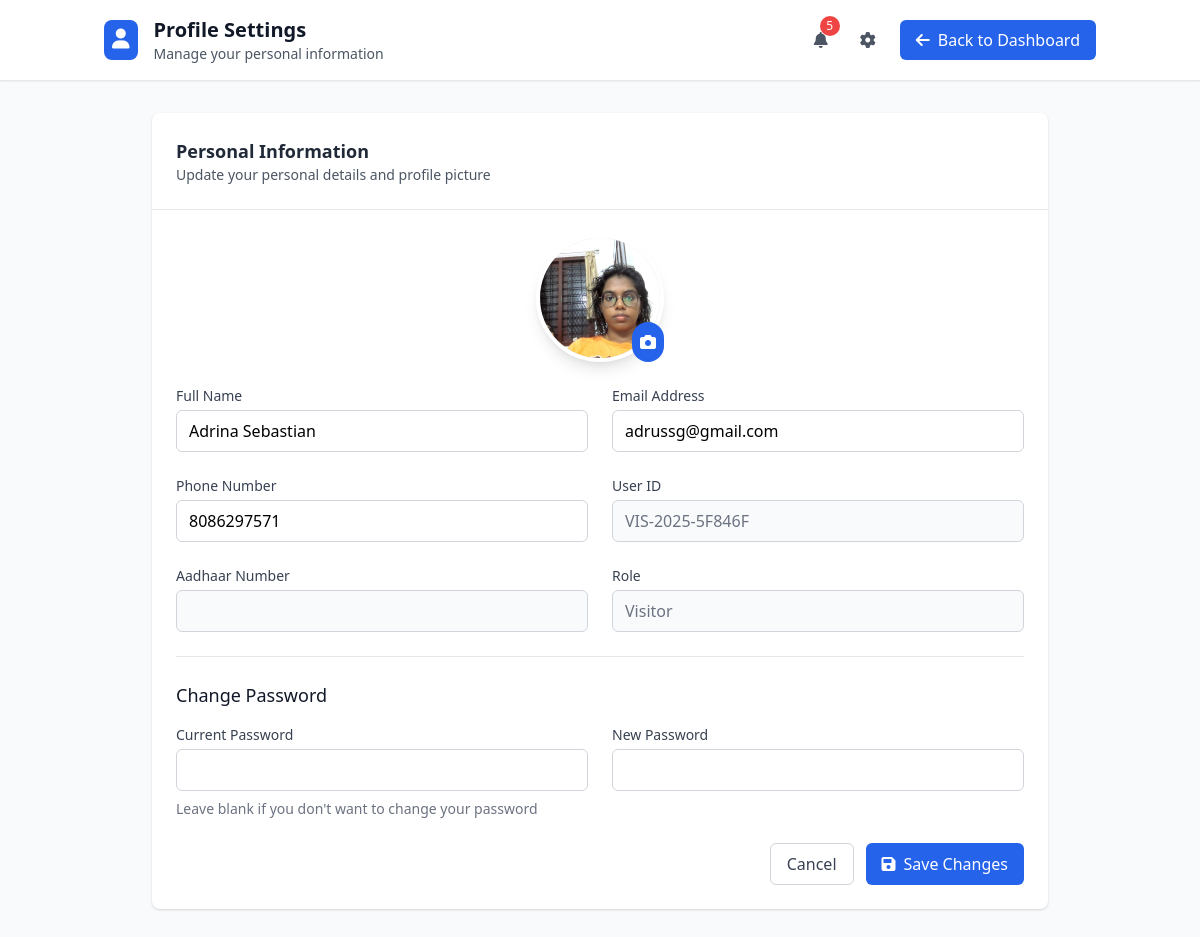
The app's page /profile (signed in) with its own data.
### tables this page shows
CREATE TABLE users (
        id INTEGER PRIMARY KEY AUTOINCREMENT,
        username TEXT UNIQUE NOT NULL,
        password TEXT NOT NULL,
        role TEXT NOT NULL,
        name TEXT NOT NULL,
        user_id TEXT UNIQUE NOT NULL,
        phone TEXT NOT NULL,
        email TEXT NOT NULL,
        aadhaar TEXT,
        photo_file TEXT,
        registration_date TEXT,
        status TEXT DEFAULT 'active',
        agency_code TEXT,
        agency_employee_id TEXT,
        agency_designation TEXT,
        last_login TEXT,
        created_at TEXT DEFAULT CURRENT_TIMESTAMP,
        join_request_status TEXT DEFAULT NULL
    );

### app.py (the view)
@app.route('/profile')
def profile():
    if 'user' not in session:
        return redirect(url_for('login'))
    conn = get_db_connection()
    cursor = conn.cursor()
    cursor.execute("SELECT * FROM users WHERE user_id = ?", (session['user_id'],))
    user = cursor.fetchone()
    if not user:
        flash('User not found', 'error')
        return redirect(url_for('login'))
    settings = get_user_settings(session['user_id'])
    notifications = get_user_notifications(session['user_id'])
    unread_count = get_unread_notification_count(session['user_id'])
    conn.close()
    user_dict = dict(user)
    if user_dict.get('aadhaar'):
        user_dict['masked_aadhaar'] = mask_aadhaar(user_dict['aadhaar'])
    else:
        user_dict['masked_aadhaar'] = "Not provided"
    return render_template('profile.html',
                         user=user_dict,
                         settings=settings,
                         notifications=notifications,
                         unread_count=unread_count)

### app.py (called while the page is built, shortened)
def get_db_connection():
    try:
        conn = sqlite3.connect(
            app.config['DATABASE'],
            timeout=30.0,
            check_same_thread=False
        )
        conn.row_factory = sqlite3.Row
        conn.execute('PRAGMA journal_mode=WAL')
        conn.execute('PRAGMA synchronous=NORMAL')
        conn.execute('PRAGMA cache_size=1000')
        conn.execute('PRAGMA temp_store=memory')
        return conn
    except Exception as e:
        logger.error(f"Database connection error: {str(e)}")
        raise

def mask_aadhaar(aadhaar):
    if not aadhaar:
        return "Not provided"
    aadhaar = aadhaar.replace(' ', '').replace('-', '')
    if len(aadhaar) == 12:
        return f"XXXX-XXXX-{aadhaar[-4:]}"
    return "Invalid format"

def get_user_notifications(user_id, limit=10):
    conn = get_db_connection()
    cursor = conn.cursor()
    cursor.execute("""
    SELECT * FROM notifications
    WHERE user_id = ?
    ORDER BY priority DESC, created_at DESC, is_read ASC
    LIMIT ?
    """, (user_id, limit))
    notifications = cursor.fetchall()
    conn.close()
    return notifications

def get_unread_notification_count(user_id):
    conn = get_db_connection()
    cursor = conn.cursor()
    cursor.execute("SELECT COUNT(*) FROM notifications WHERE user_id = ? AND is_read = 0", (user_id,))
    count = cursor.fetchone()[0]
    conn.close()
    return count

def get_user_settings(user_id):
    conn = get_db_connection()
    cursor = conn.cursor()
    cursor.execute("SELECT * FROM user_settings WHERE user_id = ?", (user_id,))
    settings = cursor.fetchone()
    conn.close()
    if settings:
        if settings['dashboard_widgets']:
            try:
                settings = dict(settings)
                settings['dashboard_widgets'] = json.loads(settings['dashboard_widgets'])
            except:
                settings['dashboard_widgets'] = []
        return settings

### templates/profile.html (shortened to what this page needs)
{% extends "base.html" %}
{% block content %}
<div class="min-h-screen bg-gray-50">
    <div class="bg-white border-b shadow-sm">
        <div class="container mx-auto px-4 py-4">
            <div class="flex items-center justify-between">
                <div class="flex items-center space-x-4">
                    <div class="bg-blue-600 p-2 rounded-lg">
                        <i class="fas fa-user text-white text-xl"></i>
                    </div>
                    <div>
                        <h1 class="text-xl font-bold text-gray-900">Profile Settings</h1>
                        <p class="text-sm text-gray-600">Manage your personal information</p>
                    </div>
                </div>
                <div class="flex items-center space-x-4">
                    <div class="relative">
                        <button id="notification-btn" class="p-2 text-gray-600 hover:text-gray-900 relative">
                            <i class="fas fa-bell"></i>
                            {% if unread_count > 0 %}
                            <span id="notification-badge" class="absolute -top-1 -right-1 bg-red-500 text-white text-xs rounded-full h-5 w-5 flex items-center justify-center">{{ unread_count }}</span>
                            {% endif %}
                        </button>
                    </div>
                    <div class="relative">
                        <button id="settings-btn" class="p-2 text-gray-600 hover:text-gray-900">
                            <i class="fas fa-cog"></i>
                        </button>
                    </div>
                    <a href="{{ url_for('dashboard_' + session['role']) }}" class="px-4 py-2 bg-blue-600 text-white rounded-md hover:bg-blue-700">
                        <i class="fas fa-arrow-left mr-2"></i>Back to Dashboard
                    </a>
                </div>
            </div>
        </div>
    </div>
    <div class="container mx-auto px-4 py-8">
        <div class="max-w-4xl mx-auto">
            <div class="bg-white rounded-lg shadow">
                <div class="p-6 border-b">
                    <h2 class="text-lg font-semibold text-gray-800">Personal Information</h2>
                    <p class="text-sm text-gray-600">Update your personal details and profile picture</p>
                </div>
                <div class="p-6">
                    <form id="profile-form" class="space-y-6">
                        <div class="grid grid-cols-1 md:grid-cols-2 gap-6">
                            <div class="md:col-span-2 flex flex-col items-center">
                                <div class="relative">
                                    <div class="w-32 h-32 rounded-full overflow-hidden bg-gray-200 border-4 border-white shadow-lg">
                                        {% if user.photo_file and user.photo_file != 'placeholder.jpg' %}
                                        <img id="current-photo" src="{{ url_for('static', filename='uploads/' + user.photo_file) }}" alt="Profile Photo" class="w-full h-full object-cover">
                                        {% else %}
                                        <div id="current-photo" class="w-full h-full flex items-center justify-center bg-gray-300">
                                            <i class="fas fa-user text-gray-500 text-4xl"></i>
                                        </div>
                                        {% endif %}
                                    </div>
                                    <button type="button" id="change-photo-btn" class="absolute bottom-0 right-0 bg-blue-600 text-white p-2 rounded-full hover:bg-blue-700">
                                        <i class="fas fa-camera"></i>
                                    </button>
                                </div>
                            </div>
                            <div>
                                <label for="name" class="block text-sm font-medium text-gray-700 mb-1">Full Name</label>
                                <input type="text" id="name" name="name" value="{{ user.name }}" required
                                       class="w-full px-3 py-2 border border-gray-300 rounded-md focus:outline-none focus:ring-2 focus:ring-blue-500">
                            </div>
                            <div>
                                <label for="email" class="block text-sm font-medium text-gray-700 mb-1">Email Address</label>
                                <input type="email" id="email" name="email" value="{{ user.email }}" required
                                       class="w-full px-3 py-2 border border-gray-300 rounded-md focus:outline-none focus:ring-2 focus:ring-blue-500">
                            </div>
                            <div>
                                <label for="phone" class="block text-sm font-medium text-gray-700 mb-1">Phone Number</label>
                                <input type="tel" id="phone" name="phone" value="{{ user.phone }}" required
                                       class="w-full px-3 py-2 border border-gray-300 rounded-md focus:outline-none focus:ring-2 focus:ring-blue-500">
                            </div>
                            <div>
                                <label for="user-id" class="block text-sm font-medium text-gray-700 mb-1">User ID</label>
                                <input type="text" id="user-id" value="{{ user.user_id }}" readonly
                                       class="w-full px-3 py-2 border border-gray-300 rounded-md bg-gray-50 text-gray-500">
                            </div>
                            {% if user.aadhaar %}
                            <div>
                                <label for="aadhaar" class="block text-sm font-medium text-gray-700 mb-1">Aadhaar Number</label>
                                <input type="text" id="aadhaar" value="{{ masked_aadhaar }}" readonly
                                       class="w-full px-3 py-2 border border-gray-300 rounded-md bg-gray-50 text-gray-500">
                            </div>
                            {% endif %}
                            <div>
                                <label for="role" class="block text-sm font-medium text-gray-700 mb-1">Role</label>
                                <input type="text" id="role" value="{{ user.role|title }}" readonly
                                       class="w-full px-3 py-2 border border-gray-300 rounded-md bg-gray-50 text-gray-500">
                            </div>
                        </div>
                        <div class="border-t pt-6">
                            <h3 class="text-lg font-medium text-gray-900 mb-4">Change Password</h3>
                            <div class="grid grid-cols-1 md:grid-cols-2 gap-6">
                                <div>
                                    <label for="current-password" class="block text-sm font-medium text-gray-700 mb-1">Current Password</label>
                                    <input type="password" id="current-password" name="current_password"
                                           class="w-full px-3 py-2 border border-gray-300 rounded-md focus:outline-none focus:ring-2 focus:ring-blue-500">
                                </div>
                                <div>
                                    <label for="new-password" class="block text-sm font-medium text-gray-700 mb-1">New Password</label>
                                    <input type="password" id="new-password" name="new_password"
                                           class="w-full px-3 py-2 border border-gray-300 rounded-md focus:outline-none focus:ring-2 focus:ring-blue-500">
                                </div>
                            </div>
                            <p class="text-sm text-gray-500 mt-2">Leave blank if you don't want to change your password</p>
                        </div>
                        <div class="flex justify-end space-x-3">
                            <a href="{{ url_for('dashboard_' + session['role']) }}" class="px-4 py-2 border border-gray-300 rounded-md text-gray-700 hover:bg-gray-50">
                                Cancel
                            </a>
                            <button type="submit" id="save-profile-btn" class="px-4 py-2 bg-blue-600 text-white rounded-md hover:bg-blue-700">
                                <i class="fas fa-save mr-2"></i>Save Changes
                            </button>
                        </div>
                    </form>
                </div>
            </div>
        </div>
    </div>
</div>
{% endblock %}

### records on screen
users: photo_file (picture), name "Adrina Sebastian", email "adrussg@gmail.com", phone "8086297571", user_id "VIS-2025-5F846F", role "Visitor"

### other values on screen
{{ unread_count }} "5"
